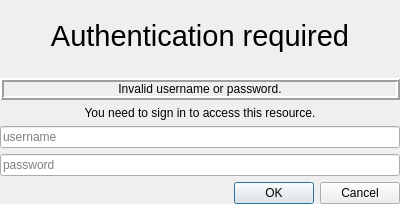
<?xml version="1.0" encoding="UTF-8"?>
<ui version="4.0">
 <class>UserCredentialView</class>
 <widget class="QWidget" name="UserCredentialView">
  <property name="geometry">
   <rect>
    <x>0</x>
    <y>0</y>
    <width>400</width>
    <height>204</height>
   </rect>
  </property>
  <property name="windowTitle">
   <string>Authentication Required</string>
  </property>
  <layout class="QVBoxLayout" name="verticalLayout">
   <property name="leftMargin">
    <number>0</number>
   </property>
   <property name="topMargin">
    <number>0</number>
   </property>
   <property name="rightMargin">
    <number>0</number>
   </property>
   <property name="bottomMargin">
    <number>0</number>
   </property>
   <item>
    <widget class="QLabel" name="userTitle">
     <property name="font">
      <font>
       <pointsize>22</pointsize>
      </font>
     </property>
     <property name="text">
      <string>Authentication required</string>
     </property>
     <property name="textFormat">
      <enum>Qt::PlainText</enum>
     </property>
     <property name="scaledContents">
      <bool>false</bool>
     </property>
     <property name="alignment">
      <set>Qt::AlignCenter</set>
     </property>
    </widget>
   </item>
   <item>
    <widget class="QLabel" name="incorrectMessage">
     <property name="sizePolicy">
      <sizepolicy hsizetype="Preferred" vsizetype="Maximum">
       <horstretch>0</horstretch>
       <verstretch>0</verstretch>
      </sizepolicy>
     </property>
     <property name="styleSheet">
      <string notr="true">color: &quot;red&quot;;
background-color: &quot;#FFCCCC&quot;;
</string>
     </property>
     <property name="frameShape">
      <enum>QFrame::Box</enum>
     </property>
     <property name="frameShadow">
      <enum>QFrame::Raised</enum>
     </property>
     <property name="lineWidth">
      <number>2</number>
     </property>
     <property name="text">
      <string>Invalid username or password.</string>
     </property>
     <property name="alignment">
      <set>Qt::AlignCenter</set>
     </property>
    </widget>
   </item>
   <item>
    <widget class="QLabel" name="message">
     <property name="sizePolicy">
      <sizepolicy hsizetype="Preferred" vsizetype="Maximum">
       <horstretch>0</horstretch>
       <verstretch>0</verstretch>
      </sizepolicy>
     </property>
     <property name="text">
      <string>You need to sign in to access this resource.</string>
     </property>
     <property name="alignment">
      <set>Qt::AlignCenter</set>
     </property>
    </widget>
   </item>
   <item>
    <widget class="QLineEdit" name="usernameEdit">
     <property name="text">
      <string/>
     </property>
     <property name="placeholderText">
      <string>username</string>
     </property>
    </widget>
   </item>
   <item>
    <widget class="QLineEdit" name="passwordEdit">
     <property name="echoMode">
      <enum>QLineEdit::Password</enum>
     </property>
     <property name="placeholderText">
      <string>password</string>
     </property>
    </widget>
   </item>
   <item>
    <widget class="QDialogButtonBox" name="buttonBox">
     <property name="standardButtons">
      <set>QDialogButtonBox::Cancel|QDialogButtonBox::Ok</set>
     </property>
    </widget>
   </item>
  </layout>
 </widget>
 <resources/>
 <connections/>
</ui>
